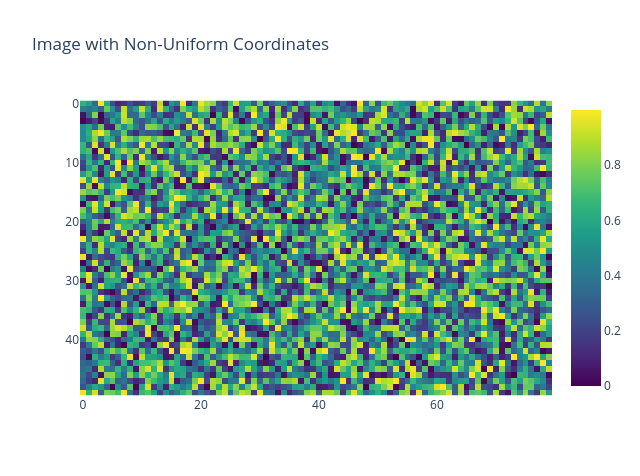

The notebook cell this image was saved under:
### Markdown cell above
---
## 9. Non-Uniform Image Coordinates

Images with logarithmic or irregular coordinate spacing are rendered correctly.

### Code cell
shape_nu = (50, 80)
data_nu = np.random.rand(*shape_nu).astype(np.float32)
img_nu = sigima.objects.create_image(title="Non-uniform coordinates", data=data_nu)
xcoords = np.logspace(0, 2, shape_nu[1])   # Log-spaced X
ycoords = np.linspace(0, 10, shape_nu[0])   # Linear Y
img_nu.set_coords(xcoords, ycoords)

plotter.plot(img_nu, title="Image with Non-Uniform Coordinates")

### Figure 1 — Plotly figure (JSON) as saved in the notebook; plotly's stock layout.template omitted (floating-point values rounded to 4 significant figures; data arrays with more than 128 entries replaced by an {"elided": "..."} marker saying what was removed)
{"data": [{"colorscale": [[0, "#440154"], [0.1111, "#482878"], [0.2222, "#3e4989"], [0.3333, "#31688e"], [0.4444, "#26828e"], [0.5556, "#1f9e89"], [0.6667, "#35b779"], [0.7778, "#6ece58"], [0.8889, "#b5de2b"], [1, "#fde725"]], "type": "heatmap", "x": [0.0, 1.0, 2.0, 3.0, 4.0, 5.0, 6.0, 7.0, 8.0, 9.0, 10.0, 11.0, 12.0, 13.0, 14.0, 15.0, 16.0, 17.0, 18.0, 19.0, 20.0, 21.0, 22.0, 23.0, 24.0, 25.0, 26.0, 27.0, 28.0, 29.0, 30.0, 31.0, 32.0, 33.0, 34.0, 35.0, 36.0, 37.0, 38.0, 39.0, 40.0, 41.0, 42.0, 43.0, 44.0, 45.0, 46.0, 47.0, 48.0, 49.0, 50.0, 51.0, 52.0, 53.0, 54.0, 55.0, 56.0, 57.0, 58.0, 59.0, 60.0, 61.0, 62.0, 63.0, 64.0, 65.0, 66.0, 67.0, 68.0, 69.0, 70.0, 71.0, 72.0, 73.0, 74.0, 75.0, 76.0, 77.0, 78.0, 79.0], "y": [0.0, 1.0, 2.0, 3.0, 4.0, 5.0, 6.0, 7.0, 8.0, 9.0, 10.0, 11.0, 12.0, 13.0, 14.0, 15.0, 16.0, 17.0, 18.0, 19.0, 20.0, 21.0, 22.0, 23.0, 24.0, 25.0, 26.0, 27.0, 28.0, 29.0, 30.0, 31.0, 32.0, 33.0, 34.0, 35.0, 36.0, 37.0, 38.0, 39.0, 40.0, 41.0, 42.0, 43.0, 44.0, 45.0, 46.0, 47.0, 48.0, 49.0], "z": {"elided": "50x80 float values"}}], "layout": {"height": 476, "showlegend": false, "title": {"text": "Image with Non-Uniform Coordinates"}, "width": 640, "xaxis": {"title": {"text": ""}}, "yaxis": {"autorange": "reversed", "constrain": "domain", "scaleanchor": "x", "title": {"text": ""}}}}
